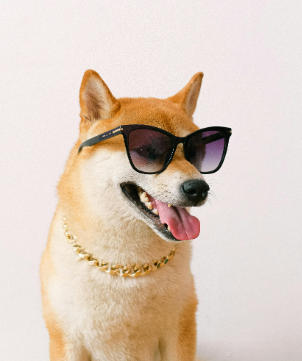
#> input picture Image_Text/Screenshot 2024-11-15 224644.png, 302 x 361 px, found by its file name
$ python proj.py
#> lines starting #> are read from the running program, lines starting #| are printed output that depends on the picture; after the words box and inside, x2 and y2 are one past the last pixel; in counts of white or black regions, pixels touching at a corner belong together
import cv2
import numpy as np

# Load the image
image = cv2.imread(r"D:\Computervision\Image_Text\Screenshot 2024-11-15 224644.png")
#> image is the input picture: shape (361, 302, 3); mean B, G, R 190.6, 203.6, 219.8
gray = cv2.cvtColor(image, cv2.COLOR_BGR2GRAY)
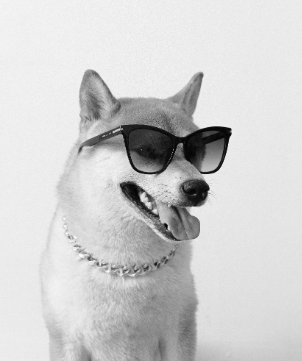
#> gray: shape (361, 302); min 3, max 254, mean 207

# Apply Gaussian Blur
blurred = cv2.GaussianBlur(gray, (5, 5), 0)

# Convert to binary using thresholding
_, thresh = cv2.threshold(blurred, 127, 255, cv2.THRESH_BINARY_INV)
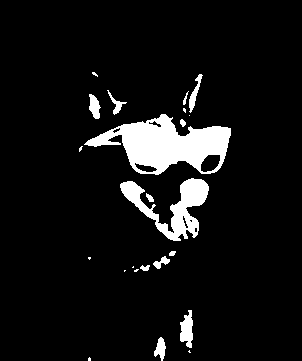
#> thresh: shape (361, 302); 7.4% white; 23 white regions (10 under 20 px)

# Find contours
contours, _ = cv2.findContours(thresh, cv2.RETR_EXTERNAL, cv2.CHAIN_APPROX_SIMPLE)
#> contours = 23 contours, 12 with area under 20; largest, box (x1, y1, x2, y2) and area: (84, 114, 231, 175) 4750, (120, 178, 209, 241) 1944, (180, 310, 193, 348) 290, (89, 94, 101, 119) 167, (154, 337, 166, 361) 142

# Draw contours and count objects
cv2.drawContours(image, contours, -1, (0, 255, 0), 2)
object_count = len(contours)
#> object_count = 23

# Display result
cv2.putText(image, f"Objects Count: {object_count}", (10, 30),
            cv2.FONT_HERSHEY_SIMPLEX, 1, (0, 255, 0), 2)
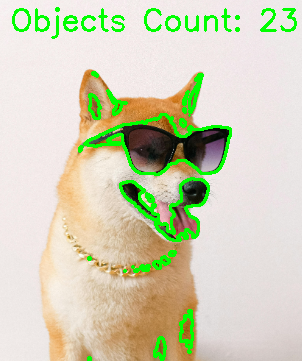
#> image: shape (361, 302, 3); mean B, G, R 183.5, 210.2, 209.2

cv2.imshow("Objects Detected", image)
cv2.waitKey(0)
cv2.destroyAllWindows()
